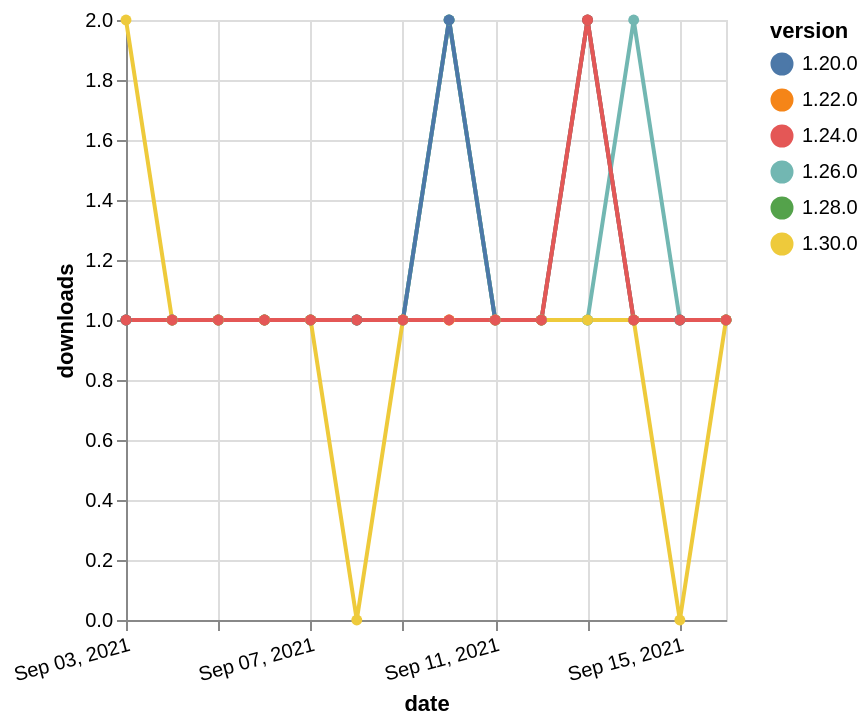

Express this chart as Vega-Lite.
### Vega-Lite specification from a JSON file in a GitHub repository (floating-point values rounded to 4 significant figures)
{"$schema": "https://vega.github.io/schema/vega-lite/v5.json", "description": "A simple bar chart with embedded data.", "data": {"values": [{"date": "2021-09-03", "total": 186, "delta": 1, "version": "1.22.0"}, {"date": "2021-09-04", "total": 187, "delta": 1, "version": "1.22.0"}, {"date": "2021-09-05", "total": 188, "delta": 1, "version": "1.22.0"}, {"date": "2021-09-06", "total": 189, "delta": 1, "version": "1.22.0"}, {"date": "2021-09-07", "total": 190, "delta": 1, "version": "1.22.0"}, {"date": "2021-09-08", "total": 191, "delta": 1, "version": "1.22.0"}, {"date": "2021-09-09", "total": 192, "delta": 1, "version": "1.22.0"}, {"date": "2021-09-10", "total": 193, "delta": 1, "version": "1.22.0"}, {"date": "2021-09-11", "total": 194, "delta": 1, "version": "1.22.0"}, {"date": "2021-09-12", "total": 195, "delta": 1, "version": "1.22.0"}, {"date": "2021-09-13", "total": 197, "delta": 2, "version": "1.22.0"}, {"date": "2021-09-14", "total": 198, "delta": 1, "version": "1.22.0"}, {"date": "2021-09-15", "total": 199, "delta": 1, "version": "1.22.0"}, {"date": "2021-09-16", "total": 200, "delta": 1, "version": "1.22.0"}, {"date": "2021-09-03", "total": 165, "delta": 1, "version": "1.28.0"}, {"date": "2021-09-04", "total": 166, "delta": 1, "version": "1.28.0"}, {"date": "2021-09-05", "total": 167, "delta": 1, "version": "1.28.0"}, {"date": "2021-09-06", "total": 168, "delta": 1, "version": "1.28.0"}, {"date": "2021-09-07", "total": 169, "delta": 1, "version": "1.28.0"}, {"date": "2021-09-08", "total": 170, "delta": 1, "version": "1.28.0"}, {"date": "2021-09-09", "total": 171, "delta": 1, "version": "1.28.0"}, {"date": "2021-09-10", "total": 173, "delta": 2, "version": "1.28.0"}, {"date": "2021-09-11", "total": 174, "delta": 1, "version": "1.28.0"}, {"date": "2021-09-12", "total": 175, "delta": 1, "version": "1.28.0"}, {"date": "2021-09-13", "total": 176, "delta": 1, "version": "1.28.0"}, {"date": "2021-09-14", "total": 177, "delta": 1, "version": "1.28.0"}, {"date": "2021-09-15", "total": 178, "delta": 1, "version": "1.28.0"}, {"date": "2021-09-16", "total": 179, "delta": 1, "version": "1.28.0"}, {"date": "2021-09-03", "total": 151, "delta": 1, "version": "1.26.0"}, {"date": "2021-09-04", "total": 152, "delta": 1, "version": "1.26.0"}, {"date": "2021-09-05", "total": 153, "delta": 1, "version": "1.26.0"}, {"date": "2021-09-06", "total": 154, "delta": 1, "version": "1.26.0"}, {"date": "2021-09-07", "total": 155, "delta": 1, "version": "1.26.0"}, {"date": "2021-09-08", "total": 156, "delta": 1, "version": "1.26.0"}, {"date": "2021-09-09", "total": 157, "delta": 1, "version": "1.26.0"}, {"date": "2021-09-10", "total": 159, "delta": 2, "version": "1.26.0"}, {"date": "2021-09-11", "total": 160, "delta": 1, "version": "1.26.0"}, {"date": "2021-09-12", "total": 161, "delta": 1, "version": "1.26.0"}, {"date": "2021-09-13", "total": 162, "delta": 1, "version": "1.26.0"}, {"date": "2021-09-14", "total": 164, "delta": 2, "version": "1.26.0"}, {"date": "2021-09-15", "total": 165, "delta": 1, "version": "1.26.0"}, {"date": "2021-09-16", "total": 166, "delta": 1, "version": "1.26.0"}, {"date": "2021-09-03", "total": 222, "delta": 1, "version": "1.20.0"}, {"date": "2021-09-04", "total": 223, "delta": 1, "version": "1.20.0"}, {"date": "2021-09-05", "total": 224, "delta": 1, "version": "1.20.0"}, {"date": "2021-09-06", "total": 225, "delta": 1, "version": "1.20.0"}, {"date": "2021-09-07", "total": 226, "delta": 1, "version": "1.20.0"}, {"date": "2021-09-08", "total": 227, "delta": 1, "version": "1.20.0"}, {"date": "2021-09-09", "total": 228, "delta": 1, "version": "1.20.0"}, {"date": "2021-09-10", "total": 230, "delta": 2, "version": "1.20.0"}, {"date": "2021-09-11", "total": 231, "delta": 1, "version": "1.20.0"}, {"date": "2021-09-12", "total": 232, "delta": 1, "version": "1.20.0"}, {"date": "2021-09-13", "total": 234, "delta": 2, "version": "1.20.0"}, {"date": "2021-09-14", "total": 235, "delta": 1, "version": "1.20.0"}, {"date": "2021-09-15", "total": 236, "delta": 1, "version": "1.20.0"}, {"date": "2021-09-16", "total": 237, "delta": 1, "version": "1.20.0"}, {"date": "2021-09-03", "total": 108, "delta": 2, "version": "1.30.0"}, {"date": "2021-09-04", "total": 109, "delta": 1, "version": "1.30.0"}, {"date": "2021-09-05", "total": 110, "delta": 1, "version": "1.30.0"}, {"date": "2021-09-06", "total": 111, "delta": 1, "version": "1.30.0"}, {"date": "2021-09-07", "total": 112, "delta": 1, "version": "1.30.0"}, {"date": "2021-09-08", "total": 112, "delta": 0, "version": "1.30.0"}, {"date": "2021-09-09", "total": 113, "delta": 1, "version": "1.30.0"}, {"date": "2021-09-10", "total": 114, "delta": 1, "version": "1.30.0"}, {"date": "2021-09-11", "total": 115, "delta": 1, "version": "1.30.0"}, {"date": "2021-09-12", "total": 116, "delta": 1, "version": "1.30.0"}, {"date": "2021-09-13", "total": 117, "delta": 1, "version": "1.30.0"}, {"date": "2021-09-14", "total": 118, "delta": 1, "version": "1.30.0"}, {"date": "2021-09-15", "total": 118, "delta": 0, "version": "1.30.0"}, {"date": "2021-09-16", "total": 119, "delta": 1, "version": "1.30.0"}, {"date": "2021-09-03", "total": 186, "delta": 1, "version": "1.24.0"}, {"date": "2021-09-04", "total": 187, "delta": 1, "version": "1.24.0"}, {"date": "2021-09-05", "total": 188, "delta": 1, "version": "1.24.0"}, {"date": "2021-09-06", "total": 189, "delta": 1, "version": "1.24.0"}, {"date": "2021-09-07", "total": 190, "delta": 1, "version": "1.24.0"}, {"date": "2021-09-08", "total": 191, "delta": 1, "version": "1.24.0"}, {"date": "2021-09-09", "total": 192, "delta": 1, "version": "1.24.0"}, {"date": "2021-09-10", "total": 193, "delta": 1, "version": "1.24.0"}, {"date": "2021-09-11", "total": 194, "delta": 1, "version": "1.24.0"}, {"date": "2021-09-12", "total": 195, "delta": 1, "version": "1.24.0"}, {"date": "2021-09-13", "total": 197, "delta": 2, "version": "1.24.0"}, {"date": "2021-09-14", "total": 198, "delta": 1, "version": "1.24.0"}, {"date": "2021-09-15", "total": 199, "delta": 1, "version": "1.24.0"}, {"date": "2021-09-16", "total": 200, "delta": 1, "version": "1.24.0"}]}, "width": "container", "mark": {"type": "line", "point": {"filled": true}}, "encoding": {"x": {"field": "date", "type": "temporal", "timeUnit": "yearmonthdate", "title": "date", "axis": {"labelAngle": -15}}, "y": {"field": "delta", "type": "quantitative", "title": "downloads"}, "color": {"field": "version", "type": "nominal"}, "tooltip": {"field": "delta"}}}
